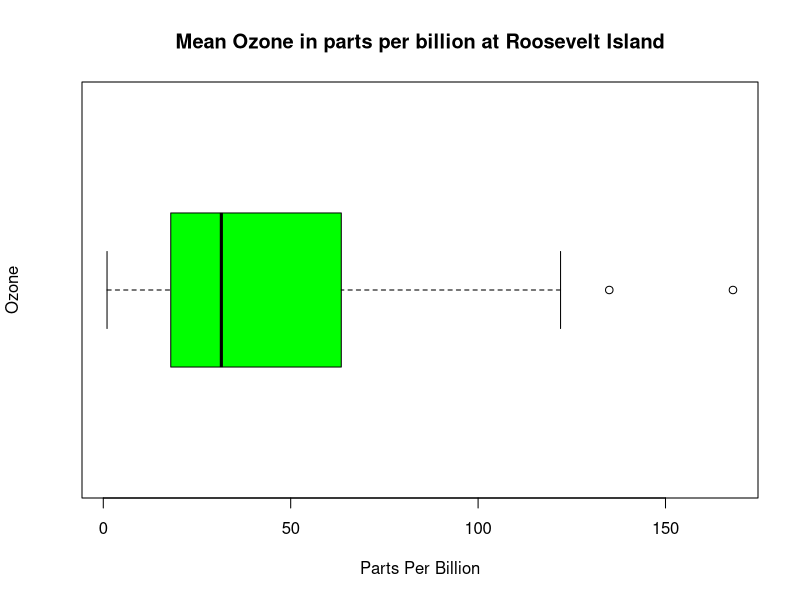

Here is the R script that generated this plot:
#Boxplots in R
#CREATING A BOX PLOT IN R
View(airquality)    #inbuilt dataset

boxplot(airquality$Ozone,
        main="Mean Ozone in parts per billion at Roosevelt Island",
        xlab="Parts Per Billion",
        ylab="Ozone",
        col="green",
        horizontal=TRUE)

